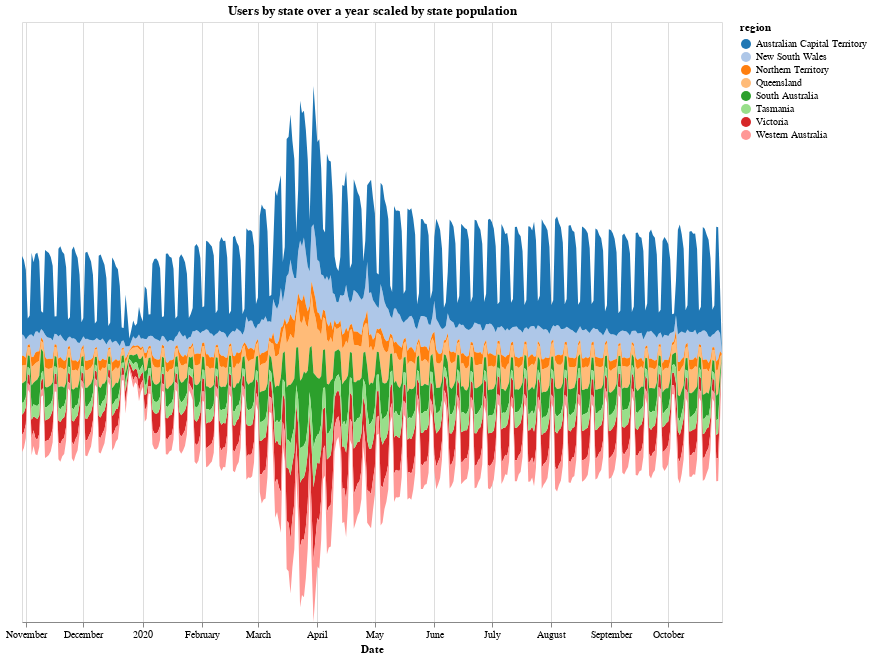

Write notebook code for a chart like this one.
### Code cell
chart = alt.Chart(data).mark_area().encode(
    alt.X('visit_date:T',title='Date'),
    alt.Y('sum(total_visits):Q', stack='center', axis = None, title='Total Visits'),
    alt.Color('region:N',
        scale=alt.Scale(scheme='category20')
    )
).properties(
    width=700,
    height=600,
    title = 'Users by state over a year scaled by state population'
).interactive()

chart.configure_header(
    titleColor='grey',
    titleFontSize=22,
)

### Figure 1 — Vega-Lite specification as saved in the notebook (floating-point values rounded to 4 significant figures; data arrays with more than 128 entries replaced by an {"elided": "..."} marker saying what was removed)
{"config": {"view": {"continuousWidth": 400, "continuousHeight": 300}, "header": {"titleColor": "grey", "titleFontSize": 22}}, "data": {"name": "data-4ad2f37476c4121c42895cc1e6eb3c30"}, "mark": "area", "encoding": {"color": {"type": "nominal", "field": "region", "scale": {"scheme": "category20"}}, "x": {"type": "temporal", "field": "visit_date", "title": "Date"}, "y": {"type": "quantitative", "aggregate": "sum", "axis": null, "field": "total_visits", "stack": "center", "title": "Total Visits"}}, "height": 600, "selection": {"selector001": {"type": "interval", "bind": "scales", "encodings": ["x", "y"]}}, "title": "Users by state over a year scaled by state population", "width": 700, "$schema": "https://vega.github.io/schema/vega-lite/v4.8.1.json", "datasets": {"data-4ad2f37476c4121c42895cc1e6eb3c30": {"elided": "2926 records"}}}
